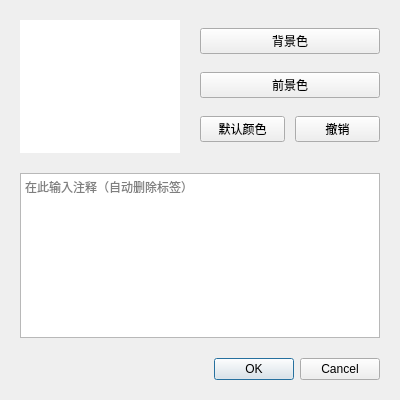
<?xml version="1.0" encoding="UTF-8"?>
<ui version="4.0">
 <class>SelectAnnotation</class>
 <widget class="QDialog" name="SelectAnnotation">
  <property name="geometry">
   <rect>
    <x>0</x>
    <y>0</y>
    <width>400</width>
    <height>400</height>
   </rect>
  </property>
  <property name="windowTitle">
   <string>Insert Annotation</string>
  </property>
  <widget class="QWidget" name="verticalLayoutWidget">
   <property name="geometry">
    <rect>
     <x>0</x>
     <y>0</y>
     <width>400</width>
     <height>400</height>
    </rect>
   </property>
   <layout class="QVBoxLayout" name="verticalLayout">
    <property name="spacing">
     <number>20</number>
    </property>
    <property name="leftMargin">
     <number>20</number>
    </property>
    <property name="topMargin">
     <number>20</number>
    </property>
    <property name="rightMargin">
     <number>20</number>
    </property>
    <property name="bottomMargin">
     <number>20</number>
    </property>
    <item>
     <layout class="QHBoxLayout" name="horizontalLayout">
      <property name="spacing">
       <number>20</number>
      </property>
      <item>
       <widget class="QGraphicsView" name="iconView">
        <property name="maximumSize">
         <size>
          <width>160</width>
          <height>160</height>
         </size>
        </property>
        <property name="frameShape">
         <enum>QFrame::NoFrame</enum>
        </property>
        <property name="interactive">
         <bool>false</bool>
        </property>
       </widget>
      </item>
      <item>
       <layout class="QVBoxLayout" name="verticalLayout_2">
        <property name="spacing">
         <number>10</number>
        </property>
        <item>
         <layout class="QHBoxLayout" name="horizontalLayout_4">
          <item>
           <widget class="QPushButton" name="backgroundColor">
            <property name="text">
             <string>背景色</string>
            </property>
           </widget>
          </item>
         </layout>
        </item>
        <item>
         <layout class="QHBoxLayout" name="horizontalLayout_3">
          <item>
           <widget class="QPushButton" name="foregroundColor">
            <property name="text">
             <string>前景色</string>
            </property>
           </widget>
          </item>
         </layout>
        </item>
        <item>
         <layout class="QHBoxLayout" name="horizontalLayout_2">
          <item>
           <widget class="QPushButton" name="defaultColorButton">
            <property name="text">
             <string>默认颜色</string>
            </property>
           </widget>
          </item>
          <item>
           <widget class="QPushButton" name="lastColorButton">
            <property name="text">
             <string>撤销</string>
            </property>
           </widget>
          </item>
         </layout>
        </item>
       </layout>
      </item>
     </layout>
    </item>
    <item>
     <widget class="QPlainTextEdit" name="annoTextEdit">
      <property name="placeholderText">
       <string>在此输入注释（自动删除标签）</string>
      </property>
     </widget>
    </item>
    <item>
     <widget class="QDialogButtonBox" name="buttonBox">
      <property name="standardButtons">
       <set>QDialogButtonBox::Cancel|QDialogButtonBox::Ok</set>
      </property>
     </widget>
    </item>
   </layout>
  </widget>
 </widget>
 <resources/>
 <connections>
  <connection>
   <sender>buttonBox</sender>
   <signal>accepted()</signal>
   <receiver>SelectAnnotation</receiver>
   <slot>accept()</slot>
   <hints>
    <hint type="sourcelabel">
     <x>248</x>
     <y>254</y>
    </hint>
    <hint type="destinationlabel">
     <x>157</x>
     <y>274</y>
    </hint>
   </hints>
  </connection>
  <connection>
   <sender>buttonBox</sender>
   <signal>rejected()</signal>
   <receiver>SelectAnnotation</receiver>
   <slot>reject()</slot>
   <hints>
    <hint type="sourcelabel">
     <x>316</x>
     <y>260</y>
    </hint>
    <hint type="destinationlabel">
     <x>286</x>
     <y>274</y>
    </hint>
   </hints>
  </connection>
 </connections>
</ui>
